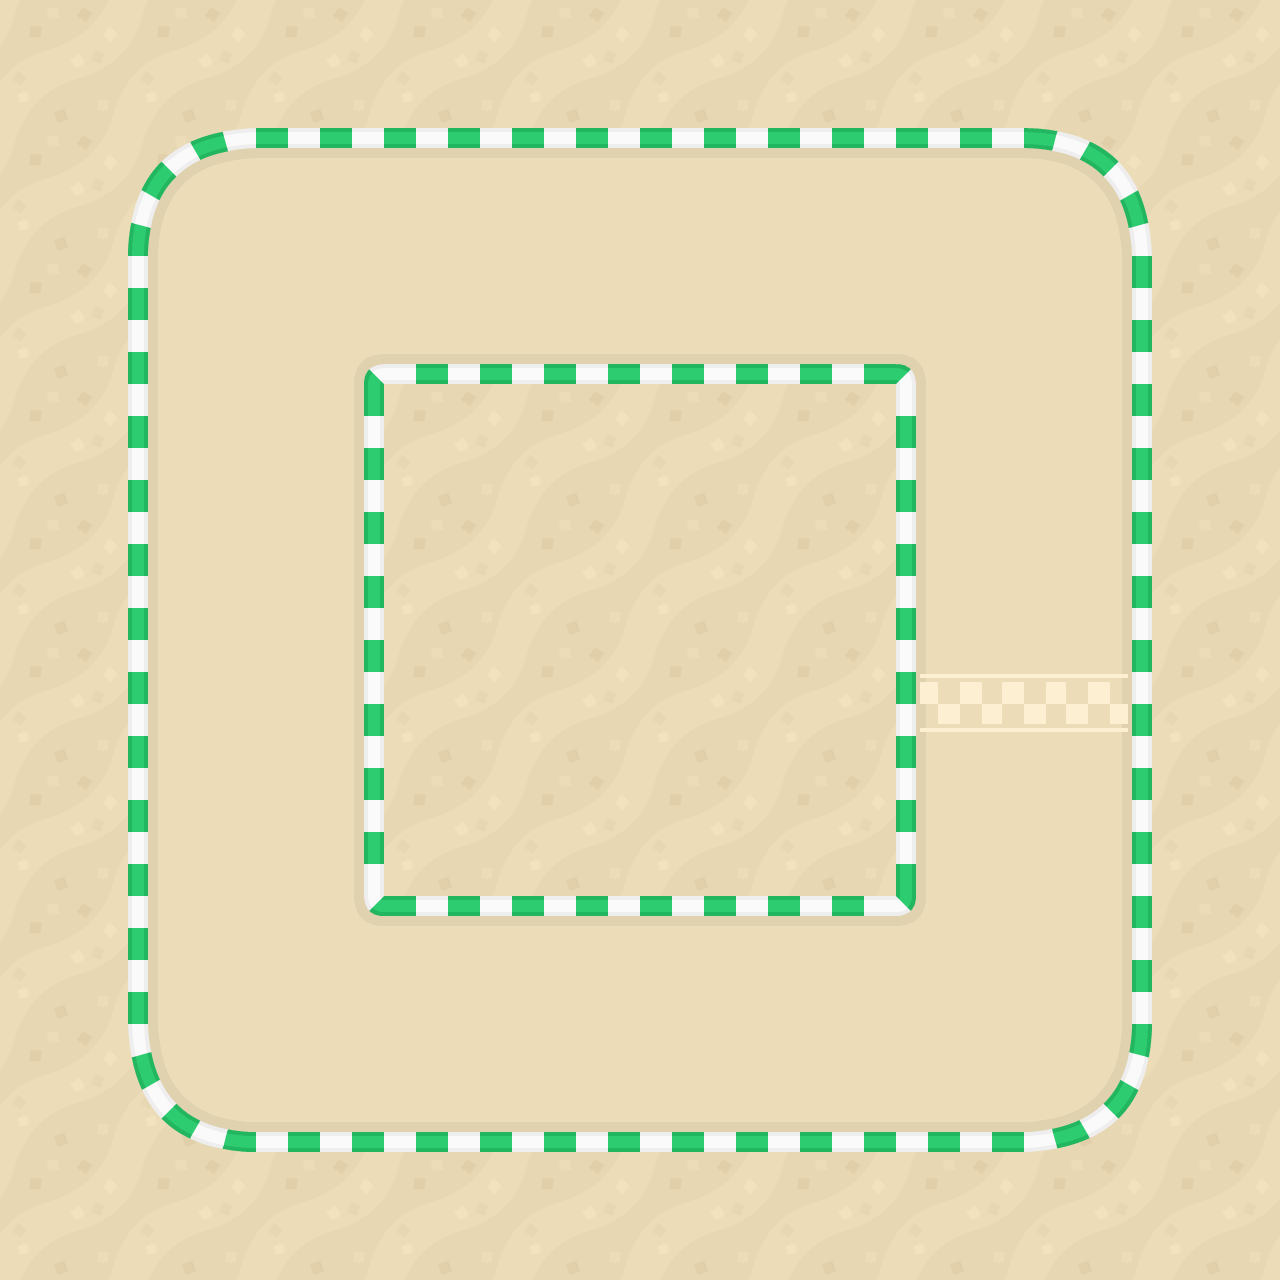

A level layout from a 2D game, rendered from its tile map. Below: a short description, then the map file with its tile-grid data intact:
An orthogonal 10x10 tile map with 128x128 px tiles, 2 tile layers (Terrain, Course).

<map version="1.4" tiledversion="1.4.2" orientation="orthogonal" renderorder="right-down" width="10" height="10" tilewidth="128" tileheight="128" infinite="0" nextlayerid="3" nextobjectid="1">
 <tileset firstgid="1" source="sand-tiles.tsx" />
 <layer id="2" name="Terrain" width="10" height="10">
  <data encoding="csv">
5,5,5,5,5,5,5,5,5,5,
5,5,5,5,5,5,5,5,5,5,
5,5,5,5,5,5,5,5,5,5,
5,5,5,5,5,5,5,5,5,5,
5,5,5,5,5,5,5,5,5,5,
5,5,5,5,5,5,5,5,5,5,
5,5,5,5,5,5,5,5,5,5,
5,5,5,5,5,5,5,5,5,5,
5,5,5,5,5,5,5,5,5,5,
5,5,5,5,5,5,5,5,5,5
</data>
 </layer>
 <layer id="1" name="Course" width="10" height="10">
  <data encoding="csv">
0,0,0,0,0,0,0,0,0,0,
0,16,104,104,104,104,104,104,17,0,
0,31,37,50,50,50,50,38,33,0,
0,31,33,0,0,0,0,31,33,0,
0,31,33,0,0,0,0,31,33,0,
0,31,33,0,0,0,0,79,81,0,
0,31,33,0,0,0,0,31,33,0,
0,31,55,104,104,104,104,56,33,0,
0,34,50,50,50,50,50,50,35,0,
0,0,0,0,0,0,0,0,0,0
</data>
 </layer>
</map>